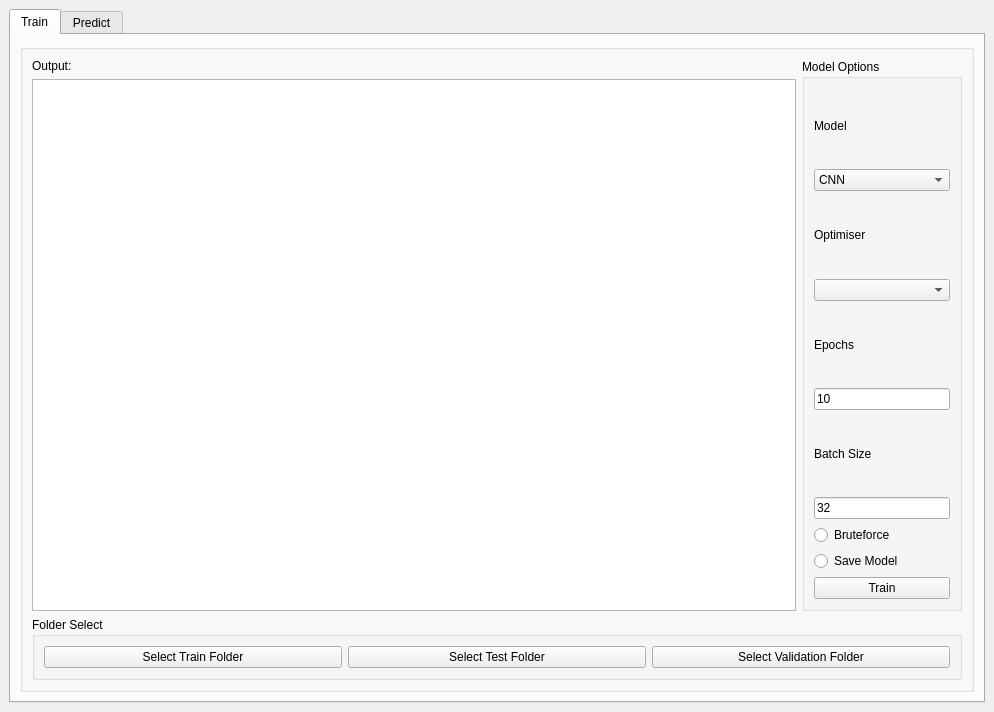
<?xml version="1.0" encoding="UTF-8"?>
<ui version="4.0">
 <class>MainWindow</class>
 <widget class="QMainWindow" name="MainWindow">
  <property name="windowModality">
   <enum>Qt::NonModal</enum>
  </property>
  <property name="geometry">
   <rect>
    <x>0</x>
    <y>0</y>
    <width>994</width>
    <height>712</height>
   </rect>
  </property>
  <property name="windowTitle">
   <string>MainWindow</string>
  </property>
  <widget class="QWidget" name="centralwidget">
   <property name="enabled">
    <bool>true</bool>
   </property>
   <property name="sizePolicy">
    <sizepolicy hsizetype="Expanding" vsizetype="Expanding">
     <horstretch>0</horstretch>
     <verstretch>0</verstretch>
    </sizepolicy>
   </property>
   <layout class="QGridLayout" name="gridLayout_2">
    <item row="0" column="0">
     <layout class="QGridLayout" name="gridLayout_3">
      <property name="sizeConstraint">
       <enum>QLayout::SetMinAndMaxSize</enum>
      </property>
      <item row="0" column="0">
       <widget class="QTabWidget" name="tabWidget">
        <property name="enabled">
         <bool>true</bool>
        </property>
        <property name="currentIndex">
         <number>0</number>
        </property>
        <widget class="QWidget" name="tab">
         <property name="enabled">
          <bool>true</bool>
         </property>
         <property name="sizePolicy">
          <sizepolicy hsizetype="Expanding" vsizetype="Expanding">
           <horstretch>0</horstretch>
           <verstretch>0</verstretch>
          </sizepolicy>
         </property>
         <attribute name="title">
          <string>Train</string>
         </attribute>
         <layout class="QVBoxLayout" name="verticalLayout">
          <item>
           <widget class="QGroupBox" name="groupBox">
            <property name="enabled">
             <bool>true</bool>
            </property>
            <property name="title">
             <string/>
            </property>
            <layout class="QGridLayout" name="gridLayout">
             <item row="3" column="0" colspan="2">
              <widget class="QGroupBox" name="groupBox_2">
               <property name="title">
                <string>Folder Select</string>
               </property>
               <layout class="QHBoxLayout" name="horizontalLayout">
                <item>
                 <widget class="QPushButton" name="selectTrainFolderButton">
                  <property name="text">
                   <string>Select Train Folder</string>
                  </property>
                 </widget>
                </item>
                <item>
                 <widget class="QPushButton" name="selectTestFolderButton">
                  <property name="text">
                   <string>Select Test Folder</string>
                  </property>
                 </widget>
                </item>
                <item>
                 <widget class="QPushButton" name="selectValFolderButton">
                  <property name="enabled">
                   <bool>true</bool>
                  </property>
                  <property name="text">
                   <string>Select Validation Folder</string>
                  </property>
                 </widget>
                </item>
               </layout>
              </widget>
             </item>
             <item row="1" column="0">
              <widget class="QTextEdit" name="trainOutput"/>
             </item>
             <item row="0" column="0">
              <widget class="QLabel" name="label">
               <property name="text">
                <string>Output:</string>
               </property>
              </widget>
             </item>
             <item row="0" column="1" rowspan="2">
              <widget class="QGroupBox" name="groupBox_3">
               <property name="minimumSize">
                <size>
                 <width>120</width>
                 <height>120</height>
                </size>
               </property>
               <property name="maximumSize">
                <size>
                 <width>160</width>
                 <height>16777215</height>
                </size>
               </property>
               <property name="title">
                <string>Model Options</string>
               </property>
               <layout class="QVBoxLayout" name="verticalLayout_2">
                <item>
                 <widget class="QLabel" name="label_4">
                  <property name="text">
                   <string>Model</string>
                  </property>
                 </widget>
                </item>
                <item>
                 <widget class="QComboBox" name="modelList">
                  <item>
                   <property name="text">
                    <string>CNN</string>
                   </property>
                  </item>
                  <item>
                   <property name="text">
                    <string>ResNet50</string>
                   </property>
                  </item>
                  <item>
                   <property name="text">
                    <string>vgg16</string>
                   </property>
                  </item>
                 </widget>
                </item>
                <item>
                 <widget class="QLabel" name="label_5">
                  <property name="text">
                   <string>Optimiser</string>
                  </property>
                 </widget>
                </item>
                <item>
                 <widget class="QComboBox" name="optimiserList"/>
                </item>
                <item>
                 <widget class="QLabel" name="label_8">
                  <property name="text">
                   <string>Epochs</string>
                  </property>
                 </widget>
                </item>
                <item>
                 <widget class="QLineEdit" name="lineEdit_2">
                  <property name="text">
                   <string>10</string>
                  </property>
                 </widget>
                </item>
                <item>
                 <widget class="QLabel" name="label_9">
                  <property name="text">
                   <string>Batch Size</string>
                  </property>
                 </widget>
                </item>
                <item>
                 <widget class="QLineEdit" name="lineEdit">
                  <property name="enabled">
                   <bool>true</bool>
                  </property>
                  <property name="text">
                   <string>32</string>
                  </property>
                  <property name="maxLength">
                   <number>20</number>
                  </property>
                 </widget>
                </item>
                <item>
                 <widget class="QRadioButton" name="useBruteForce">
                  <property name="text">
                   <string>Bruteforce</string>
                  </property>
                 </widget>
                </item>
                <item>
                 <widget class="QRadioButton" name="saveModel">
                  <property name="text">
                   <string>Save Model</string>
                  </property>
                 </widget>
                </item>
                <item>
                 <widget class="QPushButton" name="trainButton">
                  <property name="text">
                   <string>Train</string>
                  </property>
                 </widget>
                </item>
               </layout>
              </widget>
             </item>
            </layout>
           </widget>
          </item>
         </layout>
        </widget>
        <widget class="QWidget" name="tab_2">
         <attribute name="title">
          <string>Predict</string>
         </attribute>
         <widget class="QPushButton" name="browseFilesButton">
          <property name="geometry">
           <rect>
            <x>210</x>
            <y>220</y>
            <width>89</width>
            <height>30</height>
           </rect>
          </property>
          <property name="text">
           <string>PushButton</string>
          </property>
         </widget>
        </widget>
       </widget>
      </item>
     </layout>
    </item>
   </layout>
  </widget>
  <widget class="QMenuBar" name="menuBar">
   <property name="geometry">
    <rect>
     <x>0</x>
     <y>0</y>
     <width>994</width>
     <height>27</height>
    </rect>
   </property>
  </widget>
 </widget>
 <resources/>
 <connections/>
</ui>
